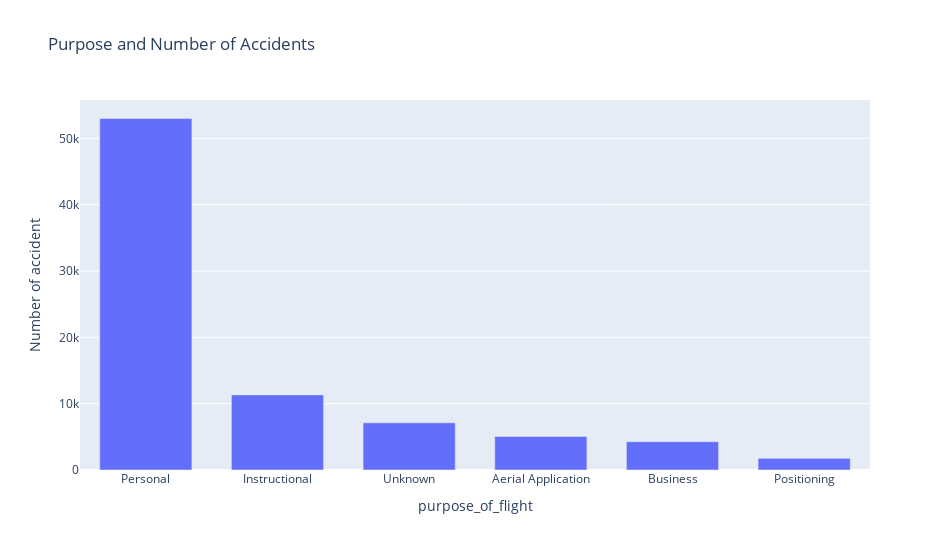

The cell this chart's notebook holds for it:
### Markdown cell above
### Exploring the purpose of flights involved in accidents

### Code cell
# Exploring the purpose of flights involved in accidents

top_10_purposes = df['purpose_of_flight'].value_counts().reset_index(name="Number of accident")[:6]

# Plot bar graph 
fig = px.bar(top_10_purposes, 
             x= 'purpose_of_flight', 
             y = "Number of accident",
            title = 'Purpose and Number of Accidents')

# Update layout 
fig.update_layout(
    width = 950,
    height = 550, 
    bargap = 0.3
)
fig.show()


plt.show()

### Figure 1 — Plotly figure (JSON) as saved in the notebook; plotly's stock layout.template omitted (floating-point values rounded to 4 significant figures)
{"data": [{"alignmentgroup": "True", "hovertemplate": "purpose_of_flight=%{x}<br>Number of accident=%{y}<extra></extra>", "legendgroup": "", "marker": {"color": "#636efa", "pattern": {"shape": ""}}, "name": "", "offsetgroup": "", "orientation": "v", "showlegend": false, "textposition": "auto", "type": "bar", "x": ["Personal", "Instructional", "Unknown", "Aerial Application", "Business", "Positioning"], "xaxis": "x", "y": [53005, 11328, 7113, 5055, 4268, 1754], "yaxis": "y"}], "layout": {"bargap": 0.3, "barmode": "relative", "height": 550, "legend": {"tracegroupgap": 0}, "title": {"text": "Purpose and Number of Accidents"}, "width": 950, "xaxis": {"anchor": "y", "domain": [0, 1], "title": {"text": "purpose_of_flight"}}, "yaxis": {"anchor": "x", "domain": [0, 1], "title": {"text": "Number of accident"}}}}
